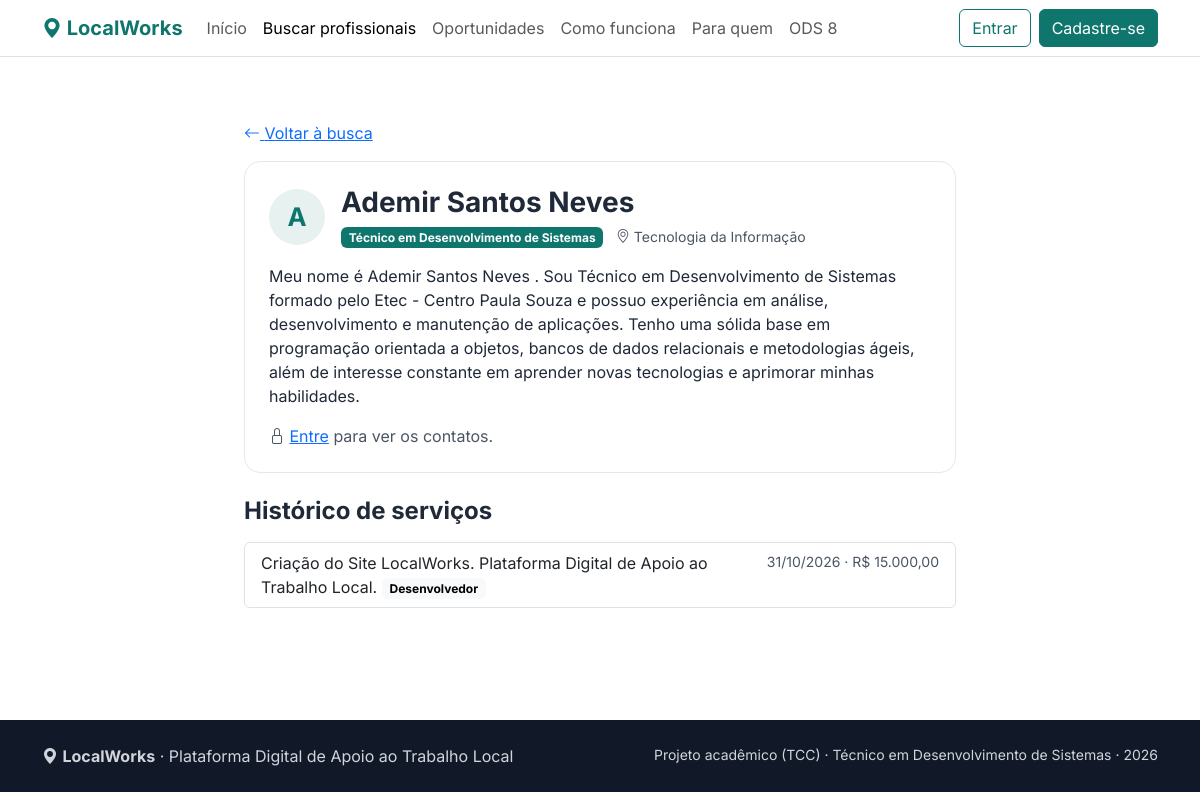
Screenshot of /perfil.php?id=3 with the database file from the repository.
### tables this page shows
CREATE TABLE `trabalhador` (
  `id_trabalhador` int(10) UNSIGNED NOT NULL,
  `cpf` varchar(14) DEFAULT NULL,
  `especialidade` varchar(100) DEFAULT NULL,
  `area_atendimento` varchar(100) DEFAULT NULL,
  `descricao_perfil` text DEFAULT NULL
);

CREATE TABLE `usuario` (
  `id_usuario` int(10) UNSIGNED NOT NULL,
  `nome` varchar(100) NOT NULL,
  `email` varchar(100) NOT NULL,
  `telefone` varchar(20) DEFAULT NULL,
  `senha` varchar(255) NOT NULL
);

CREATE TABLE `servico` (
  `id_servico` int(10) UNSIGNED NOT NULL,
  `descricao` text DEFAULT NULL,
  `valor` decimal(10,2) NOT NULL,
  `data_servico` date NOT NULL,
  `id_trabalhador` int(10) UNSIGNED NOT NULL,
  `id_categoria` int(10) UNSIGNED NOT NULL
);

CREATE TABLE `categoria` (
  `id_categoria` int(10) UNSIGNED NOT NULL,
  `nome` varchar(100) NOT NULL,
  `descricao` text DEFAULT NULL,
  `aprovada` tinyint(1) NOT NULL DEFAULT 0
);

### src/Conexao.php (called while the page is built, shortened)
<?php
final class Conexao
{
    private static ?PDO $pdo = null;
    public static function obter(): PDO
    {
        if (self::$pdo instanceof PDO) {
            return self::$pdo;
        }
        $host = '127.0.0.1';
        $porta = '3306';
        $banco = 'LocalWorks_DB';
        $usuario = 'root';
        $senha = '';
        $dsn = "mysql:host={$host};port={$porta};dbname={$banco};charset=utf8mb4";
        self::$pdo = new PDO($dsn, $usuario, $senha, [
            PDO::ATTR_ERRMODE => PDO::ERRMODE_EXCEPTION,
            PDO::ATTR_DEFAULT_FETCH_MODE => PDO::FETCH_ASSOC,
            PDO::ATTR_EMULATE_PREPARES => false,
        ]);
        return self::$pdo;
    }
}

### src/Profissionais.php (called while the page is built, shortened)
<?php
require_once __DIR__ . '/Conexao.php';
final class Profissionais
{
    public static function buscarPorId(int $id): ?array
    {
        $stmt = Conexao::obter()->prepare(
            'SELECT
                u.id_usuario,
                u.nome,
                u.email,
                u.telefone,
                t.especialidade,
                t.area_atendimento,
                t.descricao_perfil
             FROM usuario u
             INNER JOIN trabalhador t
                ON t.id_trabalhador = u.id_usuario
             WHERE u.id_usuario = ?'
        );
        $stmt->execute([$id]);
        return $stmt->fetch() ?: null;
    }
    public static function listarServicos(int $idTrabalhador): array
    {
        $stmt = Conexao::obter()->prepare(
            'SELECT
                s.id_servico,
                s.descricao,
                s.valor,
                s.data_servico,
                c.nome AS categoria
             FROM servico s
             INNER JOIN categoria c
                ON c.id_categoria = s.id_categoria
             WHERE s.id_trabalhador = ?
             ORDER BY s.data_servico DESC, s.id_servico DESC'
        );
        $stmt->execute([$idTrabalhador]);
        return $stmt->fetchAll();
    }
}

### includes/iniciar.php (called while the page is built, shortened)
<?php
require_once __DIR__ . '/../src/Conexao.php';
require_once __DIR__ . '/../src/Profissionais.php';
function e(mixed $texto): string
{
    return htmlspecialchars((string) $texto, ENT_QUOTES, 'UTF-8');
}
function usuarioLogado(): ?array
{
    return $_SESSION['usuario'] ?? null;
}

### public/perfil.php (the view, shortened to what this page needs)
<?php
require_once __DIR__ . '/../includes/iniciar.php';
$perfil = null;
$servicos = [];
try {
    $perfil = Profissionais::buscarPorId((int) ($_GET['id'] ?? 0));
    if ($perfil) {
        $servicos = Profissionais::listarServicos((int) $perfil['id_usuario']);
    }
} catch (Throwable $ex) {
    error_log('perfil.php: ' . $ex->getMessage());
    $perfil = null;
}
require_once __DIR__ . '/../includes/cabecalho.php';
?>
<section class="secao">
    <div class="container" style="max-width: 46rem;">
        <a href="buscar.php" class="d-inline-block mb-3">
            <i class="bi bi-arrow-left"></i> Voltar à busca
        </a>
        <?php if (!$perfil): ?>
            <div class="alert alert-warning">Profissional não encontrado.</div>
        <?php else: ?>
            <div class="cartao p-4 mb-4">
                <div class="d-flex align-items-center gap-3 mb-3">
                    <span class="icone fw-bold">
                        <?= e(mb_strtoupper(mb_substr($perfil['nome'], 0, 1))) ?>
                    </span>
                    <div>
                        <h1 class="h3 fw-bold mb-1"><?= e($perfil['nome']) ?></h1>
                        <span class="badge text-bg-primary">
                            <?= e($perfil['especialidade'] ?: 'Profissional') ?>
                        </span>
                        <span class="small text-secondary ms-2">
                            <i class="bi bi-geo-alt"></i>
                            <?= e($perfil['area_atendimento'] ?: 'Área não informada') ?>
                        </span>
                    </div>
                </div>
                <p>
                    <?= e($perfil['descricao_perfil'] ?: 'Este profissional ainda não escreveu uma apresentação.') ?>
                </p>
                <?php if (usuarioLogado()): ?>
                    <p class="mb-0">
                        <i class="bi bi-envelope"></i> <?= e($perfil['email']) ?>
                        <?php if ($perfil['telefone']): ?>
                            · <i class="bi bi-telephone"></i> <?= e($perfil['telefone']) ?>
                        <?php endif; ?>
                    </p>
                <?php else: ?>
                    <p class="mb-0 text-secondary">
                        <i class="bi bi-lock"></i>
                        <a href="login.php">Entre</a> para ver os contatos.
                    </p>
                <?php endif; ?>
            </div>
            <h2 class="h4 fw-bold mb-3">Histórico de serviços</h2>
            <?php if (!$servicos): ?>
                <p class="text-secondary">Este profissional ainda não registrou serviços.</p>
            <?php else: ?>
                <ul class="list-group">
                    <?php foreach ($servicos as $s): ?>
                        <li class="list-group-item d-flex justify-content-between gap-3">
                            <span>
                                <?= e($s['descricao']) ?>
                                <span class="badge text-bg-light"><?= e($s['categoria']) ?></span>
                            </span>
                            <span class="small text-secondary text-nowrap">
                                <?= e(date('d/m/Y', strtotime($s['data_servico']))) ?> ·
                                R$ <?= e(number_format((float) $s['valor'], 2, ',', '.')) ?>
                            </span>
                        </li>
                    <?php endforeach; ?>
                </ul>
            <?php endif; ?>
        <?php endif; ?>
    </div>
</section>
<?php require_once __DIR__ . '/../includes/rodape.php'; ?>

### public/assets/css/estilo.css (style rules this page uses)
:root { --lw-primaria: #0f766e; --lw-primaria-escura: #0b5f59; --lw-destaque: #f59e0b; --bs-primary: #0f766e; --bs-primary-rgb: 15, 118, 110; --bs-link-color: #0f766e; --bs-link-hover-color: #0b5f59; --bs-font-sans-serif: 'Inter', system-ui, -apple-system, 'Segoe UI', sans-serif; }
body { color: #1f2937; }
.secao { padding: 4rem 0; }
.icone { width: 3.5rem; height: 3.5rem; border-radius: 50%; display: inline-flex; align-items: center; justify-content: center; background: rgba(15, 118, 110, 0.1); color: var(--lw-primaria); font-size: 1.6rem; }
.cartao { border: 1px solid #e5e7eb; border-radius: 1rem; transition: transform 0.15s, box-shadow 0.15s; }
.text-secondary { color: #4b5563 !important; }

### rows the page displays
trabalhador: id_trabalhador.nome "A", id_trabalhador.nome "Ademir Santos Neves", especialidade "Técnico em Desenvolvimento de Sistemas", area_atendimento "Tecnologia da Informação", descricao_perfil "Meu nome é Ademir Santos Neves . Sou Técnico em Desenvolvimento de Sistemas formado pelo Etec - Centro Paula Souza e possuo experiência em análise, desenvolvimento e manutenção de aplicações. Tenho uma sólida base em programação orientada a objetos, bancos de dados relacionais e metodologias ágeis, além de interesse constante em aprender novas tecnologias e aprimorar minhas habilidades."
servico: descricao "Criação do Site LocalWorks. Plataforma Digital de Apoio ao Trabalho Local.", id_categoria.nome "Desenvolvedor", data_servico "31/10/2026", valor "15.000,00"
